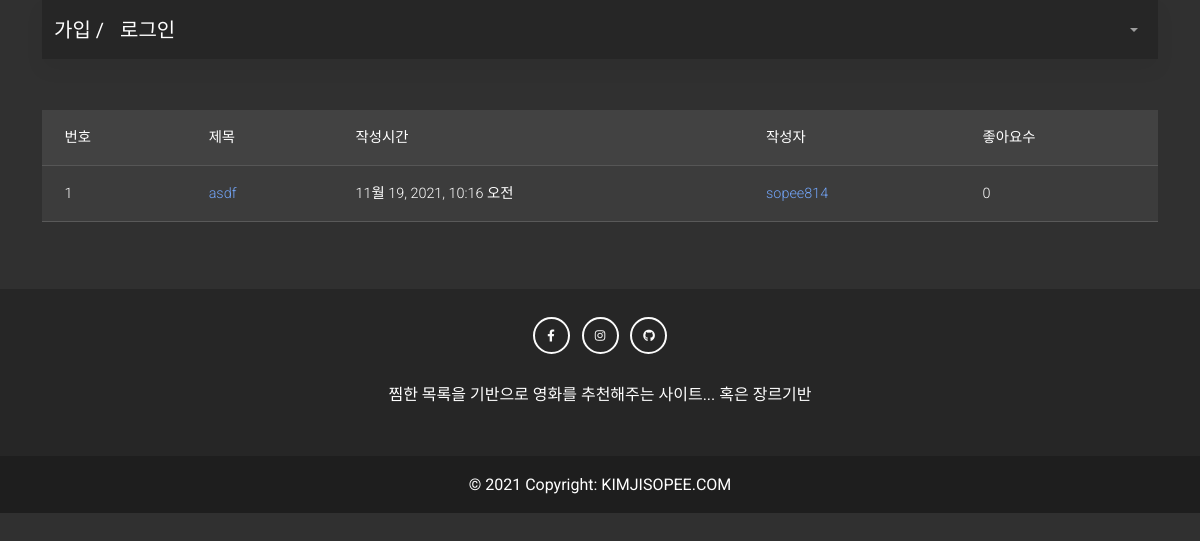
Before: /community/ with the older database file.
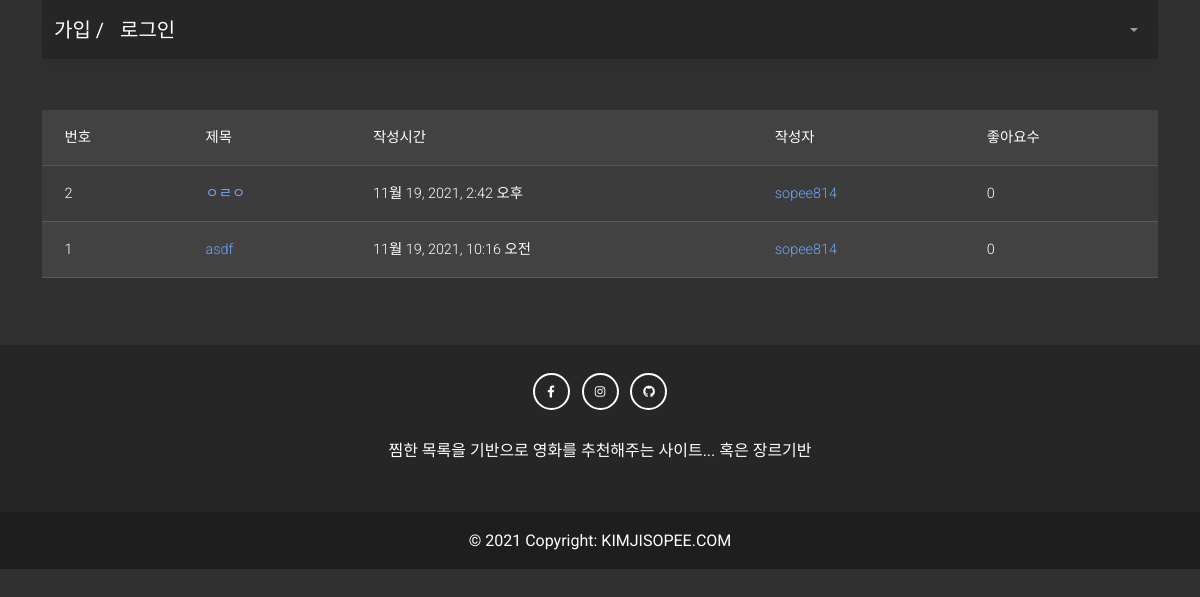
After: the same page with the newer database file.
### community/models.py (models this page shows)
class Review(models.Model):
    title = models.CharField(max_length=100)
    movie_title = models.CharField(max_length=50)
    rank = models.IntegerField()
    content = models.TextField()
    created_at = models.DateTimeField(auto_now_add=True)
    updated_at = models.DateTimeField(auto_now=True)
    user = models.ForeignKey(settings.AUTH_USER_MODEL, on_delete=models.CASCADE)
    like_users = models.ManyToManyField(settings.AUTH_USER_MODEL, related_name='like_reviews')

### accounts/models.py (models this page shows)
class User(AbstractUser):
    followings = models.ManyToManyField('self', symmetrical=False, related_name='followers')

### community/views.py (the view)
# urls.py: path('', views.index, name='index'),
@require_GET
def index(request):
    reviews = Review.objects.order_by('-pk')
    context = {
        'reviews': reviews,
    }
    return render(request, 'community/index.html', context)

### community/templates/community/index.html (shortened to what this page needs)
{% extends 'base.html' %}
{% block content %}
<br><br>
<table class="table table-striped table-hover">
<thead>
<tr>
<th>번호</th>
<th>제목</th>
<th>작성시간</th>
<th>작성자</th>
<th>좋아요수</th>
</tr>
</thead>
<tbody>
{% for review in reviews %}
<tr>
<td>{{ review.pk }}</td>
<td><a href="{% url 'community:detail' review.pk %}">{{ review.title }}</a></td>
<td>{{ review.created_at }}</td>
<td><a href="{% url 'accounts:profile' review.user.username %}">{{ review.user }}</a></td>
<td><span id="like-count-{{ review.pk }}">{{ review.like_users.all|length }}</span></td>
</tr>
{% endfor %}
</tbody>
</table>
<br><br>
{% endblock %}

Changed rows visible on the page:
added Review: pk "2", title "ㅇㄹㅇ", created_at "11월 19, 2021, 2:42 오후", user "sopee814", like_users.all|length "0"
